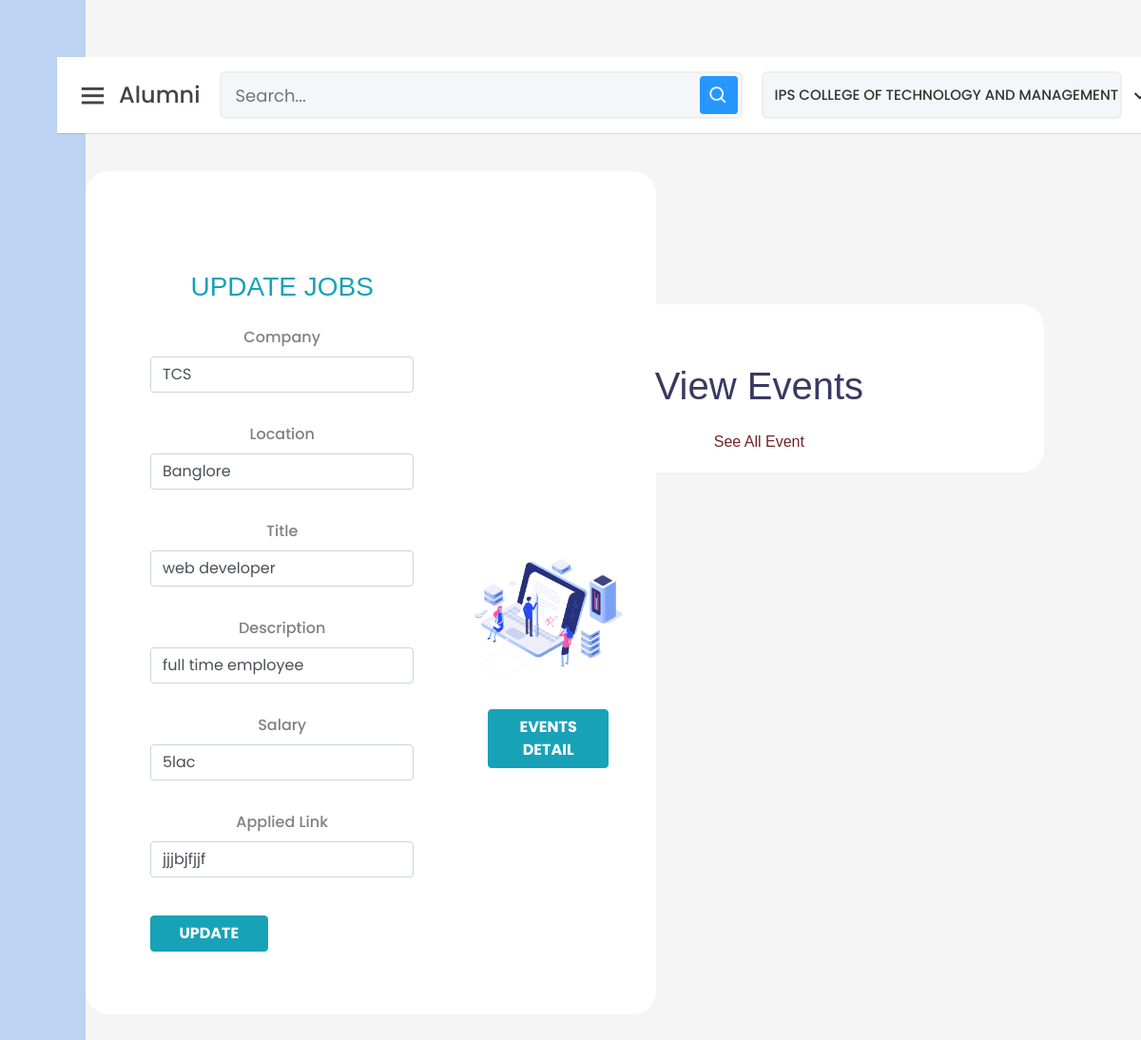
Screenshot of /CollegePanel/updatejob.php?id=1 (signed in) with the database file from the repository.
### tables this page shows
CREATE TABLE `jobs` (
  `id` int(255) NOT NULL,
  `company` varchar(255) NOT NULL,
  `location` varchar(255) NOT NULL,
  `title` varchar(255) NOT NULL,
  `description` varchar(255) NOT NULL,
  `salary` varchar(255) NOT NULL,
  `updated by` varchar(255) NOT NULL,
  `link` varchar(255) NOT NULL
);

### CollegePanel/updatejob.php (the view, shortened to what this page needs)
<?php
require "../dbcon.php";
?>
<?php
                $id = $_GET['id'];
                $selectquery = "select * from jobs where id = $id";
                $query = mysqli_query($db,$selectquery);
                $result = mysqli_fetch_assoc($query);
?>
<!DOCTYPE html>
<html lang="en" dir="ltr">
<head>
    <link rel="stylesheet" href="s.css">
    <link href='https://unpkg.com/boxicons@2.0.7/css/boxicons.min.css' rel='stylesheet'>
    <link rel="stylesheet" href="https://maxcdn.bootstrapcdn.com/bootstrap/4.4.1/css/bootstrap.min.css">
    <link rel="stylesheet" href="style.css">
    <link rel="stylesheet" href="https://cdn.jsdelivr.net/npm/bootstrap-icons@1.3.0/font/bootstrap-icons.css">
    <link rel="stylesheet" href="register.css">
    <link rel="stylesheet" href="https://cdnjs.cloudflare.com/ajax/libs/font-awesome/5.15.3/css/all.min.css"
 />
</head>
<body>
    <?php include "sidebar.php"?>
    <div class="mainadd">
        <div class="container">
            <div class="row">
                <div class="col-md-8 bg-white p-5">
                    <h3 class="pb-3 tex-bold text-info text-center">UPDATE JOBS</h3>
                    <div class="form-style">
                        <form action="updatejobDetail.php" method="post">
                            <div class="form-group pb-3">
                                <label for="company">Company</label>
                                <input type="text" class="form-control" id="company" name="company"
                                    value="<?php echo $result['company'];?>" required>
                            </div>
                            <div class="form-group pb-3">
                                <label for="location">Location</label>
                                <input type="text" class="form-control" id="location" name="location"
                                    value="<?php echo $result['location'];?>" required>
                            </div>
                            <div class="form-group pb-3">
                                <label for="title">Title</label>
                                <input type="text" class="form-control" id="title" name="title"
                                    value="<?php echo $result['title'];?>" required>
                            </div>
                            <div class="form-group pb-3">
                                <label for="title">Description</label>
                                <input type="text" class="form-control" id="description" name="description"
                                    value="<?php echo $result['description'];?>" required>
                            </div>
                            <div class="form-group pb-3">
                                <label for="salary">Salary</label>
                                <input type="text" class="form-control" id="salary" name="salary"
                                    value="<?php echo $result['salary'];?>" required></input>
                            </div>
                            <div class="form-group pb-3">
                                <label for="link">Applied Link</label>
                                <input type="text" class="form-control" id="link" name="link"
                                    value="<?php echo $result['link'];?>" required>
                            </div>
                            <div class="row">
                                <div class="col-lg-6">
                                    <div class="pb-2">
                                        <button type="submit" class="btn btn-info w-100 font-weight-bold mt-2"
                                            name="submit" value="Submit">UPDATE</button>
                                    </div>
                                </div>
                            </div>
                        </form>
                    </div>
                </div>
                <div class="col-lg-4">
                    <div class="top">
                        <div class="container">
                            <h1>View Events</h1>
                            <h6>See All Event</h6>
                        </div>
                    </div>
                    <img src="img/hero-img.png" class="img-fluid hero-img " alt="" data-aos="zoom-in"
                        data-aos-delay="150">
                    <br><br>
                    <div class="col-lg-12">
                        <div class="pb-2">
                            <button type="submit" class="btn btn-info w-100 font-weight-bold mt-2"><a href="t.html"
                                    class="text-white">EVENTS DETAIL</a> </button>
                        </div>
                    </div>
                </div>
            </div>
        </div>
    </div>
    </section>
</body>
</html>

### CollegePanel/s.css (style rules this page uses)
* { margin: 0; padding: 0; box-sizing: border-box; font-family: 'Poppins', sans-serif; }

### user_panel/css/style.css (style rules this page uses)
body { font-family: "Open Sans", sans-serif; color: #444444; }
a { color: #3b4ef8; text-decoration: none; }
h1, h2, h3, h4, h5, h6 { font-family: "Krub", sans-serif; }
.form-group { color: #2d405f; border: #2d405f; }

### register.css (style rules this page uses)
* { margin: 0; padding: 0; outline: none; font-family: "Poppins", sans-serif; }
:root { --primary: rgb(46, 73, 161); --secondary: #333; --errorColor: red; --stepNumber: 6; --containerWidth: 600px; --bgColor: #333; --inputBorderColor: lightgray; }
body { display: flex; align-items: center; justify-content: center; min-height: 100vh; overflow-x: hidden; background: #bed2f1; }
.container { width: var(--containerWidth); background: #fff; text-align: center; border-radius: 25px; padding: 50px 35px 10px 35px; margin: 90px 0 90px 0; }

### CollegePanel/updatejob.php (style rules this page uses)
.mainadd { overflow-y: hidden; padding-top: 30px; }
h1 { color: rgb(57, 57, 97); padding: 12px; text-align: center; }
h3 { padding: 7px; color: rgb(92, 113, 128); text-align: center; }
h6 { padding: 5px; color: rgb(112, 37, 37); text-align: center; }
label { color: grey; font-weight: 500; }

### rows the page displays
jobs: company "TCS", location "Banglore", title "web developer", description "full time employee", salary "5lac", link "jjjbjfjjf"

### other values shown
$_SESSION['college'] "IPS COLLEGE OF TECHNOLOGY AND MANAGEMENT"
